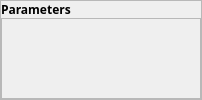
              <widget class="QWidget" name="widgetContentRight" native="true">
               <layout class="QHBoxLayout" name="horizontalLayout_4">
                <property name="spacing">
                 <number>0</number>
                </property>
                <property name="leftMargin">
                 <number>0</number>
                </property>
                <property name="topMargin">
                 <number>0</number>
                </property>
                <property name="rightMargin">
                 <number>0</number>
                </property>
                <property name="bottomMargin">
                 <number>0</number>
                </property>
                <item>
                 <widget class="QFrame" name="frame_4">
                  <property name="frameShape">
                   <enum>QFrame::StyledPanel</enum>
                  </property>
                  <property name="frameShadow">
                   <enum>QFrame::Raised</enum>
                  </property>
                  <layout class="QVBoxLayout" name="verticalLayout_6" stretch="0,1">
                   <property name="spacing">
                    <number>0</number>
                   </property>
                   <property name="leftMargin">
                    <number>0</number>
                   </property>
                   <property name="topMargin">
                    <number>0</number>
                   </property>
                   <property name="rightMargin">
                    <number>0</number>
                   </property>
                   <property name="bottomMargin">
                    <number>0</number>
                   </property>
                   <item>
                    <widget class="QLabel" name="label_4">
                     <property name="sizePolicy">
                      <sizepolicy hsizetype="Preferred" vsizetype="Preferred">
                       <horstretch>0</horstretch>
                       <verstretch>0</verstretch>
                      </sizepolicy>
                     </property>
                     <property name="minimumSize">
                      <size>
                       <width>200</width>
                       <height>0</height>
                      </size>
                     </property>
                     <property name="font">
                      <font>
                       <family>微软雅黑</family>
                       <weight>75</weight>
                       <bold>true</bold>
                      </font>
                     </property>
                     <property name="text">
                      <string>Parameters</string>
                     </property>
                    </widget>
                   </item>
                   <item>
                    <widget class="QFrame" name="frame_6">
                     <property name="frameShape">
                      <enum>QFrame::StyledPanel</enum>
                     </property>
                     <property name="frameShadow">
                      <enum>QFrame::Raised</enum>
                     </property>
                    </widget>
                   </item>
                  </layout>
                 </widget>
                </item>
               </layout>
              </widget>
